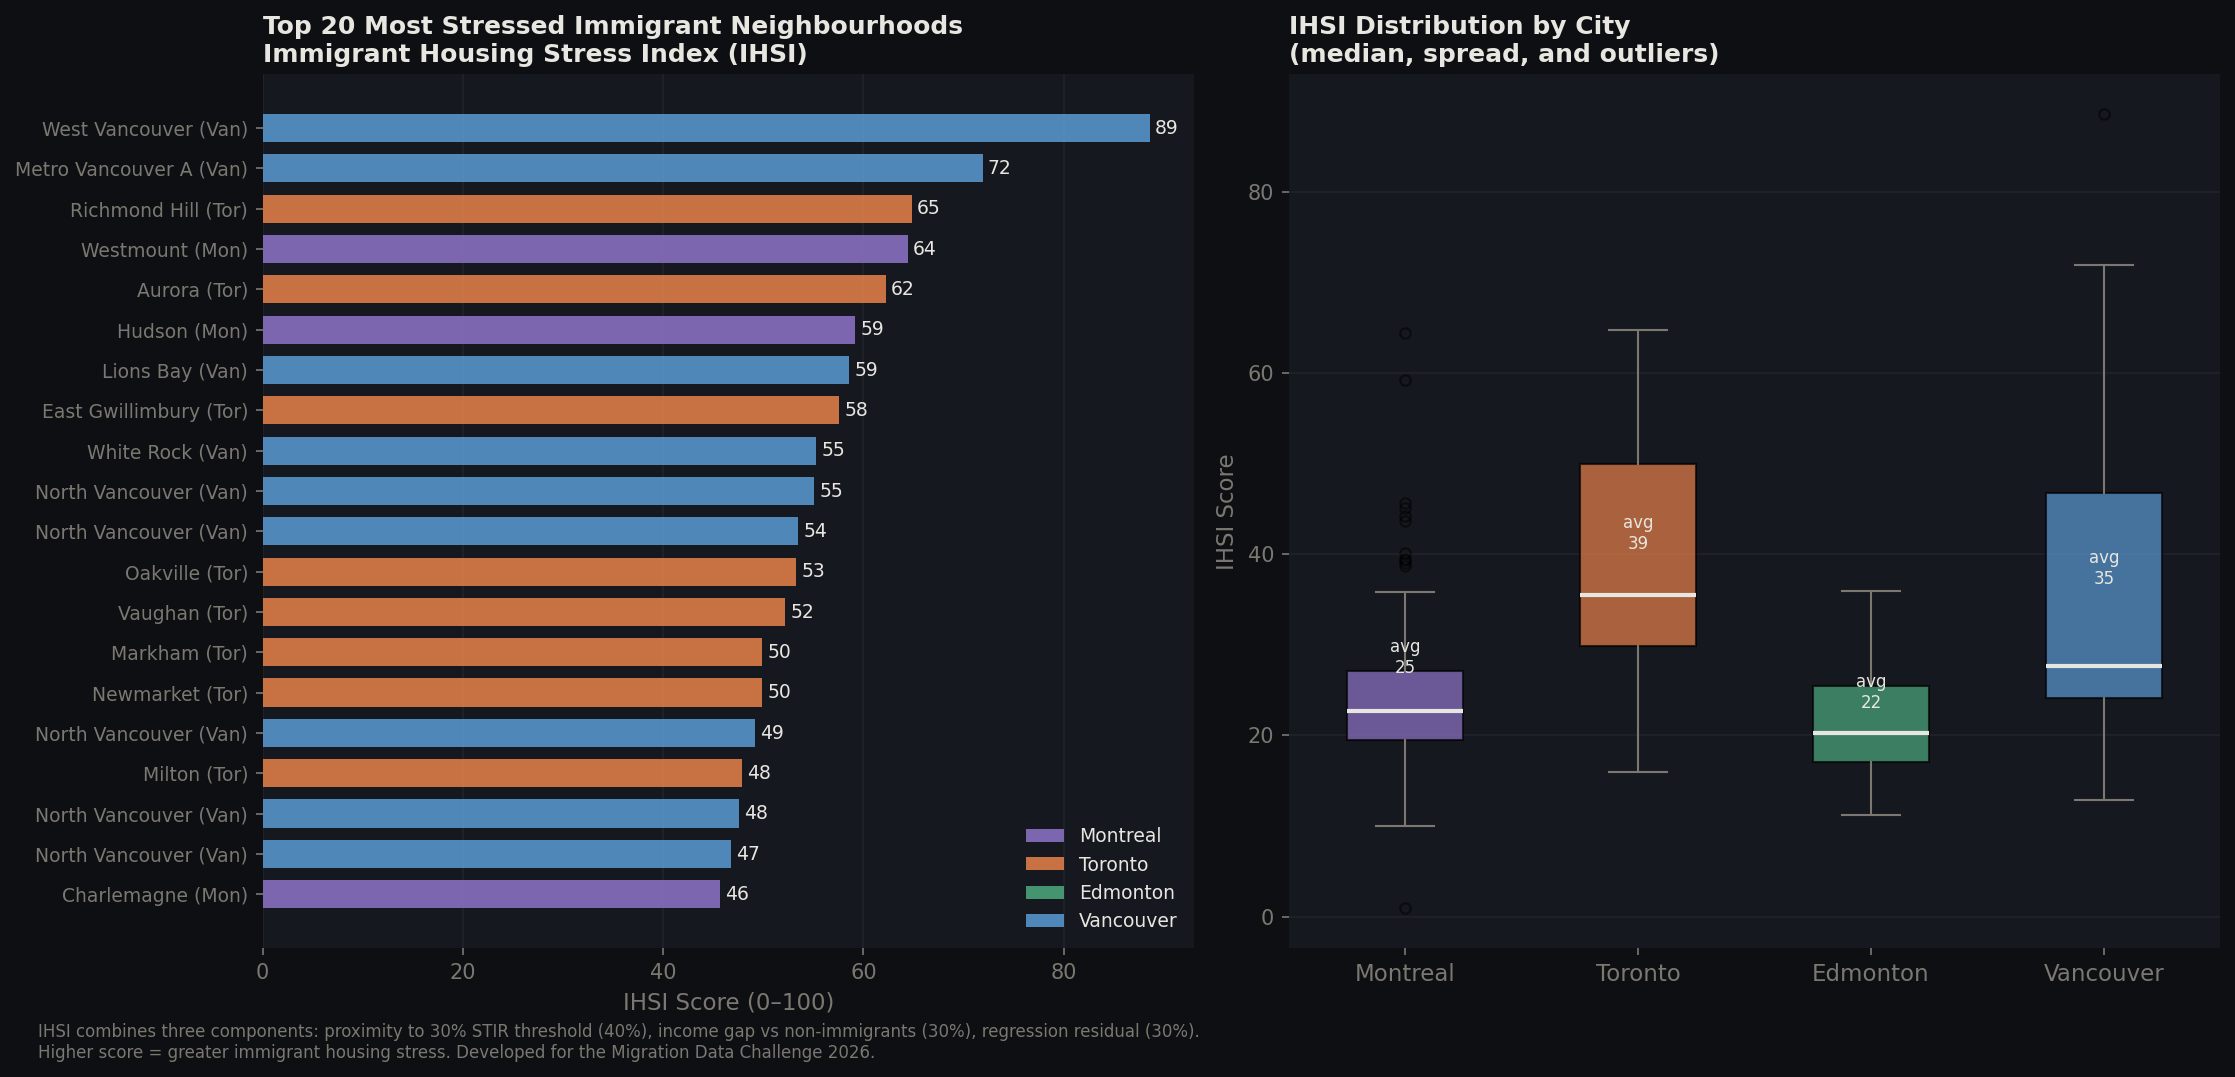

The Python source for this figure:
import pandas as pd
import numpy as np
import matplotlib.pyplot as plt
import matplotlib.colors as mcolors
from sklearn.linear_model import LinearRegression
from sklearn.preprocessing import OneHotEncoder, MinMaxScaler
from sklearn.compose import ColumnTransformer
from sklearn.pipeline import Pipeline

df = pd.read_csv('data/master_clean.csv')

# === SETUP ===
csd = df[~df['geography'].str.contains('CMA|Canada', na=False)]
csd = csd[csd['city'] != 'Other']

imm = csd[csd['immigrant_status'] == 'Immigrant'].copy()
non = csd[csd['immigrant_status'] == 'Non-immigrants'].copy()

# Merge immigrant and non-immigrant on csd_name + city
merged = imm.merge(
    non[['csd_name', 'city', 'total_income', 'total_stir', 'renter_stir', 'owner_stir']],
    on=['csd_name', 'city'],
    suffixes=('_imm', '_non')
)
merged = merged.dropna(subset=[
    'total_stir_imm', 'renter_stir_imm',
    'total_income_imm', 'total_income_non'
])

print(f"Neighbourhoods with both immigrant and non-immigrant data: {len(merged)}")

# === COMPONENT 1: STIR above 30% threshold ===
# How far above (or below) the 30% affordability threshold
# Capped at 0 minimum (being below threshold doesn't help your score)
merged['c1_threshold'] = (merged['renter_stir_imm'] - 30).clip(lower=-5)

# === COMPONENT 2: Income gap ===
# How much less immigrants earn vs non-immigrants in same neighbourhood
merged['c2_income_gap'] = merged['total_income_non'] - merged['total_income_imm']

# === COMPONENT 3: Regression residual ===
# How much more immigrants pay than their income+city predicts
model_data = csd[csd['immigrant_status'].isin(['Immigrant','Non-immigrants'])].dropna(
    subset=['total_stir','total_income','city','immigrant_status']
)
X = model_data[['total_income','city','immigrant_status']]
y = model_data['total_stir']

preprocessor = ColumnTransformer(transformers=[
    ('num', 'passthrough', ['total_income']),
    ('cat', OneHotEncoder(drop='first', sparse_output=False), ['city','immigrant_status'])
])
pipe = Pipeline([('pre', preprocessor), ('reg', LinearRegression())])
pipe.fit(X, y)

imm_only = csd[csd['immigrant_status']=='Immigrant'].dropna(subset=['total_stir','total_income','city'])
imm_only = imm_only.copy()
imm_only['predicted'] = pipe.predict(imm_only[['total_income','city','immigrant_status']])
imm_only['residual'] = imm_only['total_stir'] - imm_only['predicted']

merged = merged.merge(
    imm_only[['csd_name','city','residual']],
    on=['csd_name','city'],
    how='left'
)
merged['c3_residual'] = merged['residual'].fillna(0)

# === BUILD IHSI ===
# Normalize each component to 0-100 using MinMaxScaler
scaler = MinMaxScaler(feature_range=(0, 100))
components = ['c1_threshold', 'c2_income_gap', 'c3_residual']
merged[components] = scaler.fit_transform(merged[components])

# Weighted average: threshold 40%, income gap 30%, residual 30%
merged['IHSI'] = (
    merged['c1_threshold'] * 0.40 +
    merged['c2_income_gap'] * 0.30 +
    merged['c3_residual'] * 0.30
).round(1)

merged = merged.sort_values('IHSI', ascending=False)

print()
print("=" * 60)
print("IMMIGRANT HOUSING STRESS INDEX (IHSI) — TOP 15")
print("Higher = more stressed. Scale: 0 to 100.")
print("=" * 60)
print(merged[['csd_name','city','IHSI','renter_stir_imm',
              'total_income_imm','c1_threshold','c2_income_gap','c3_residual']
     ].head(15).round(1).to_string())

print()
print("=" * 60)
print("IHSI — BOTTOM 10 (least stressed)")
print("=" * 60)
print(merged[['csd_name','city','IHSI','renter_stir_imm','total_income_imm']
     ].tail(10).round(1).to_string())

print()
print("=" * 60)
print("AVERAGE IHSI BY CITY")
print("=" * 60)
city_avg = merged.groupby('city')['IHSI'].agg(['mean','median','max']).round(1)
print(city_avg.to_string())

# === PLOT ===
fig, axes = plt.subplots(1, 2, figsize=(15, 7))
fig.patch.set_facecolor('#0e0f13')

# --- Plot 1: Top 20 and Bottom 10 neighbourhoods ---
ax = axes[0]
ax.set_facecolor('#16181f')

top20 = merged.head(20)
city_colors = {
    'Montreal': '#8e75c9',
    'Toronto': '#e8834a',
    'Edmonton': '#4dab7e',
    'Vancouver': '#5b9bd5'
}
colors = [city_colors.get(c, '#888') for c in top20['city']]

bars = ax.barh(range(len(top20)), top20['IHSI'],
               color=colors, alpha=0.85, height=0.7)
ax.set_yticks(range(len(top20)))
ax.set_yticklabels(
    [f"{row['csd_name']} ({row['city'][:3]})"
     for _, row in top20.iterrows()],
    fontsize=9, color='#e8e6e0'
)
ax.invert_yaxis()

for bar, val in zip(bars, top20['IHSI']):
    ax.text(bar.get_width() + 0.5, bar.get_y() + bar.get_height()/2,
            f'{val:.0f}', va='center', fontsize=9, color='#e8e6e0')

ax.set_xlabel('IHSI Score (0–100)', color='#7a7870', fontsize=11)
ax.set_title('Top 20 Most Stressed Immigrant Neighbourhoods\nImmigrant Housing Stress Index (IHSI)',
             fontsize=12, color='#e8e6e0', loc='left', fontweight='bold')
ax.tick_params(colors='#7a7870')
ax.spines[['top','right','left','bottom']].set_visible(False)
ax.xaxis.grid(True, color='#ffffff', alpha=0.05)
ax.set_axisbelow(True)

# City legend
from matplotlib.patches import Patch
legend_elements = [Patch(facecolor=v, alpha=0.85, label=k)
                   for k, v in city_colors.items()]
ax.legend(handles=legend_elements, framealpha=0,
          labelcolor='#e8e6e0', fontsize=9, loc='lower right')

# --- Plot 2: IHSI distribution by city ---
ax = axes[1]
ax.set_facecolor('#16181f')

cities = ['Montreal', 'Toronto', 'Edmonton', 'Vancouver']
positions = [1, 2, 3, 4]

for pos, city in zip(positions, cities):
    data = merged[merged['city'] == city]['IHSI']
    bp = ax.boxplot(data, positions=[pos], widths=0.5,
                    patch_artist=True,
                    boxprops=dict(facecolor=city_colors[city], alpha=0.7),
                    medianprops=dict(color='#e8e6e0', linewidth=2),
                    whiskerprops=dict(color='#7a7870'),
                    capprops=dict(color='#7a7870'),
                    flierprops=dict(marker='o', color=city_colors[city],
                                   alpha=0.5, markersize=5))
    mean_val = data.mean()
    ax.text(pos, mean_val + 1.5, f'avg\n{mean_val:.0f}',
            ha='center', fontsize=8, color='#e8e6e0')

ax.set_xticks(positions)
ax.set_xticklabels(cities, fontsize=11, color='#e8e6e0')
ax.set_ylabel('IHSI Score', color='#7a7870', fontsize=11)
ax.set_title('IHSI Distribution by City\n(median, spread, and outliers)',
             fontsize=12, color='#e8e6e0', loc='left', fontweight='bold')
ax.tick_params(colors='#7a7870')
ax.spines[['top','right','left','bottom']].set_visible(False)
ax.yaxis.grid(True, color='#ffffff', alpha=0.05)
ax.set_axisbelow(True)

fig.text(0.02, -0.02,
         'IHSI combines three components: proximity to 30% STIR threshold (40%), '
         'income gap vs non-immigrants (30%), regression residual (30%).\n'
         'Higher score = greater immigrant housing stress. '
         'Developed for the Migration Data Challenge 2026.',
         fontsize=8, color='#7a7870')

plt.tight_layout()
plt.savefig('visuals/ml_stress_index.png', dpi=150, bbox_inches='tight',
            facecolor='#0e0f13')
print()
print("Saved: visuals/ml_stress_index.png")
